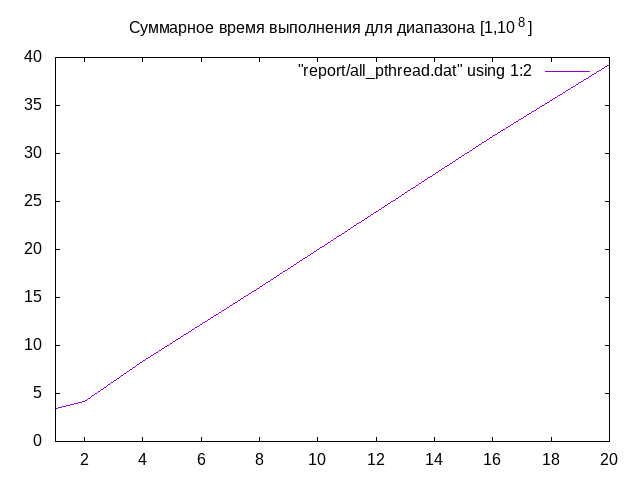

gnuplot code for this plot:
set terminal png
set output "report/all_pthread.png"
set xrange [1:20]
set title "Суммарное время выполнения для диапазона [1,10^8]"
plot "report/all_pthread.dat" using 1:2 with lines
